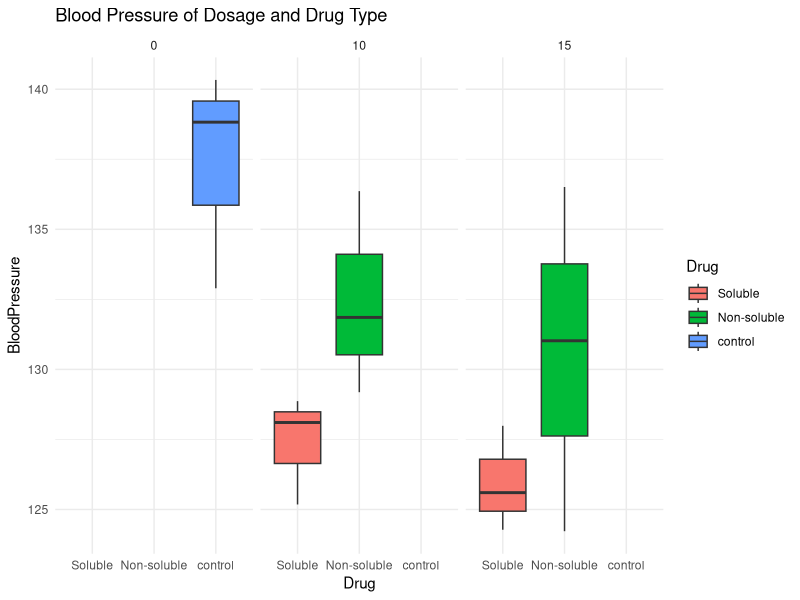
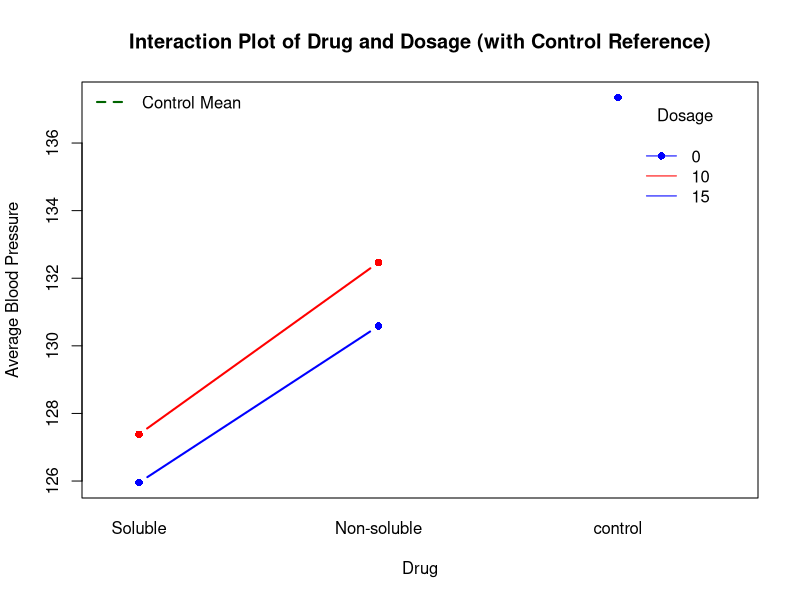

R code for these plots, in order:
## ---- chunk 1
# Create the data frame
layout <- data.frame(
  Drug_Type = c("Soluble", "Soluble", "Non-soluble", "Non-soluble", "No Drug"),
  Dosage = c(10, 15, 10, 15, 0),
  Description = c("Treatment A1B1", "Treatment A1B2", "Treatment A2B1", "Treatment A2B2", "Control"),
  Replicates = rep(3, 5)
)

# Display the data frame
print(layout)
## ---- chunk 2
## Storing the simulated data
set.seed(2025)

# Define levels
drug_type <- c("Soluble", "Non-soluble")
dosage <- c(10, 15)
replicates <- 3

# Generate factorial combinations
factorial_df <- expand.grid(Drug = drug_type, Dosage = dosage)
factorial_df <- factorial_df[rep(1:nrow(factorial_df), each = replicates), ]

# Simulate blood pressure (response variable)
factorial_df$BloodPressure <- with(factorial_df,
                                   130 -                           
                                     ifelse(Drug == "Soluble", 5, 0) +       
                                     ifelse(Dosage == 15, 3, 0) +            
                                     ifelse(Drug == "Soluble" & Dosage == 15, -2, 0) +  
                                     rnorm(nrow(factorial_df), mean = 0, sd = 5)        
)

# Add Control group
control_df <- data.frame(
  Drug = "control",
  Dosage = 0,
  BloodPressure = rnorm(replicates, mean = 135, sd = 5)
)

bp_data <- rbind(factorial_df, control_df)

# Convert to factors
bp_data$Drug <- as.factor(bp_data$Drug)
bp_data$Dosage <- as.factor(bp_data$Dosage)

# the library dplyr allows us to manipulate variables in data frame
library(dplyr)
bp_data <- bp_data %>%
  mutate(Control = ifelse( Dosage== 0, "y", "n"))
bp_data$Control <- as.factor(bp_data$Control)
print(bp_data)

## ---- chunk 3
# Load ggplot2 for boxplot
# Load dplyr to access elements in the data frame
library(ggplot2)
library(dplyr)


# Considering Species and Treatment
ggplot(bp_data, aes(x = Drug, y = BloodPressure, fill = Drug)) +
  geom_boxplot() +
  facet_wrap(~ Dosage) +
  labs(title = "Blood Pressure of Dosage and Drug Type") +
  theme_minimal()
## ---- chunk 4
bp_data_sub <- subset(bp_data, Drug != "Control")

# Base R interaction plot
interaction.plot(
  x.factor = bp_data_sub$Drug,
  trace.factor = bp_data_sub$Dosage,
  response = bp_data_sub$BloodPressure,
  type = "b",
  col = c("blue", "red"),
  lty = 1,
  lwd = 2,
  pch = 16,
  ylab = "Average Blood Pressure",
  xlab = "Drug",
  trace.label = "Dosage",
  main = "Interaction Plot of Drug and Dosage (with Control Reference)"
)

# Add control mean line
abline(h = mean(bp_data$BloodPressure[bp_data$Drug == "Control"]),
       col = "darkgreen", lty = 2, lwd = 2)

legend("topleft", legend = "Control Mean", col = "darkgreen", lty = 2, lwd = 2, bty = "n")
## ---- chunk 5
# Model and Analysis
# Load necessary packages
library(lme4)
library(emmeans)
library(multcomp)

# Analyzing as a traditional 2 by 2 factorial
bp.m0 <- lm(BloodPressure ~ Dosage + Drug + Drug*Dosage, data = bp_data)
#summary(bp.m0)
anova(bp.m0)

bp.m0.emmeans<- emmeans (bp.m0,  ~ Drug | Dosage)
bp.m0.emmeans
## ---- chunk 6
# Analyzing as a traditional 2 by 2 factorial with Control
bp.m1 <- lm(BloodPressure ~ Control + Dosage + Drug + Drug*Dosage, data = bp_data)
#summary(bp.m1)
anova(bp.m1)

bp.m1.emmeans<- emmeans (bp.m1,  ~ Drug | Dosage)
bp.m1.emmeans
## ---- chunk 7
# Model with separate control effect
bp.m1 <- lm(BloodPressure ~ Control + Dosage + Drug + Drug*Dosage, data = bp_data)
summary(bp.m1)
anova(bp.m1)

## ---- chunk 8
## loading package for estimated marginal means 
library(emmeans)
## Getting the estimates
bp.m1.emmeans<- emmeans (bp.m1,  ~ Drug*Dosage | Control)
bp.m1.emmeans
em_drug <- emmeans(bp.m1, ~ Drug*Dosage)
em_drug

## ---- chunk 9
# Compare each treatment with each other and the control
contrast(em_drug, method = "trt.vs.ctrl", adjust = "dunnett")
# Compare treatments excluding control
contrast(bp.m1.emmeans, method = "pairwise")
 
